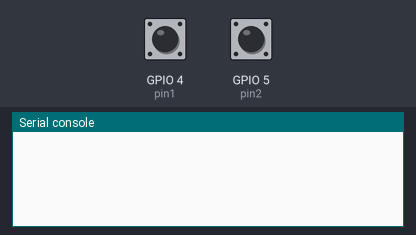
The program below on a simulated ESP32 board running MicroPython. On the bench: the last lines printed to the serial console. The test bench sets the inputs (shaded band); at power-on: GPIO 4 (pin1) HIGH, GPIO 5 (pin2) LOW.

Above: at 1.2 s.
1.3 s: GPIO 4 (pin1) pulled LOW for 0.15 s
At 2.6 s:
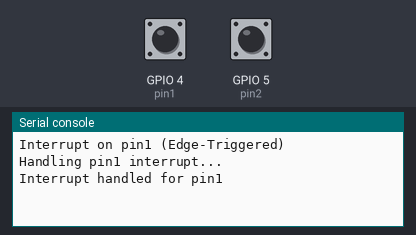
3.0 s: GPIO 5 (pin2) pulled HIGH for 0.15 s
At 3.8 s:
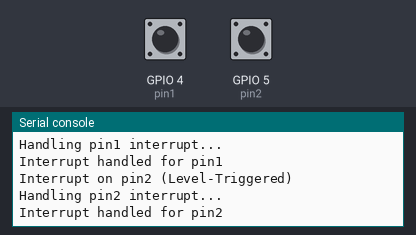

The program:

Interrupt-Driven_GPIO_Handling.py
```python
import machine
import utime

# GPIO Pin Configuration
pin1 = machine.Pin(4, machine.Pin.IN, machine.Pin.PULL_UP)  # Edge-triggered
pin2 = machine.Pin(5, machine.Pin.IN, machine.Pin.PULL_DOWN)  # Level-triggered

# Interrupt Flags
interrupt_flag1 = False
interrupt_flag2 = False

# Priority Levels
PRIORITIES = {
    "pin1": 1,  # Higher priority
    "pin2": 2   # Lower priority
}

# Interrupt Handlers
def pin1_handler(pin):
    global interrupt_flag1
    interrupt_flag1 = True
    print("Interrupt on pin1 (Edge-Triggered)")

def pin2_handler(pin):
    global interrupt_flag2
    interrupt_flag2 = True
    print("Interrupt on pin2 (Level-Triggered)")

# Attach Interrupts
pin1.irq(trigger=machine.Pin.IRQ_RISING, handler=pin1_handler)  # Rising edge
pin2.irq(trigger=machine.Pin.IRQ_HIGH_LEVEL, handler=pin2_handler)  # High level

# State Machine
def state_machine():
    global interrupt_flag1, interrupt_flag2

    while True:
        # Idle State
        if not (interrupt_flag1 or interrupt_flag2):
            utime.sleep(0.1)
            continue

        # Detect Interrupt
        if interrupt_flag1:
            # Handle Edge-Triggered Interrupt
            print("Handling pin1 interrupt...")
            interrupt_flag1 = False
            handle_interrupt("pin1")

        if interrupt_flag2:
            # Handle Level-Triggered Interrupt
            print("Handling pin2 interrupt...")
            interrupt_flag2 = False
            handle_interrupt("pin2")

# Nested Interrupt Handling
def handle_interrupt(pin_name):
    if pin_name == "pin1" and interrupt_flag2:
        if PRIORITIES["pin2"] > PRIORITIES["pin1"]:
            print("Nested interrupt: Handling pin2 first...")
            handle_interrupt("pin2")

    print(f"Interrupt handled for {pin_name}")

# Start the State Machine
state_machine()
```

Measured:
- after the input at 1.3 s, the serial console: prints a new line after 0.15 s (image 1)
- after the input at 3.0 s, the serial console: prints a new line at once (image 2)
